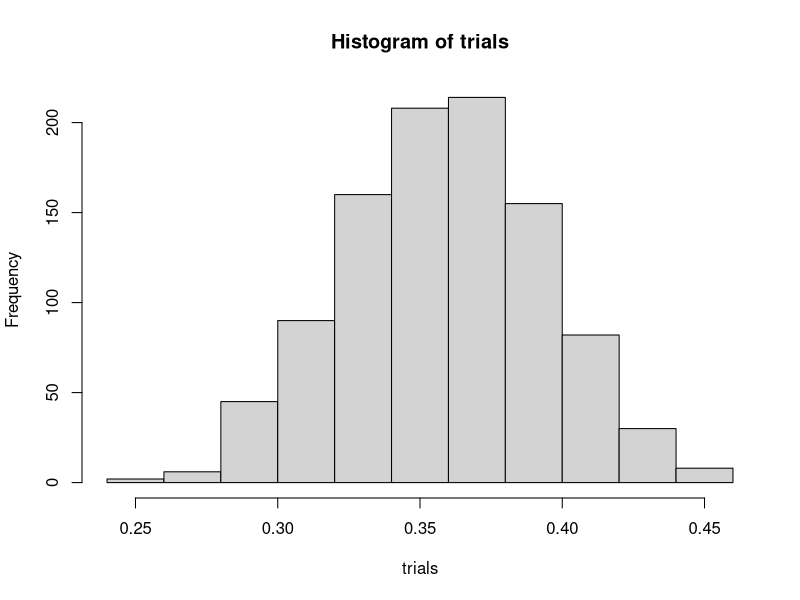

Source code (R):
# Example: Obama's handling economy example

resample.statistic <- function(data, size=200, 
                               replace = TRUE, fun.name) {
  draw <- sample(data, size, replace)
  pos.rate <- fun.name(draw)/size
  return(pos.rate)
}

# positive and negative rates
sample.size <- 200
pos.response <- 72
neg.response <- 128
positive.rate <- pos.response / sample.size

hat <- c(rep(1,pos.response), rep(0,neg.response))

with.replacement <- TRUE
n.repeats <- 1000

trials <- replicate(n.repeats, 
                    resample.statistic(hat, sample.size, 
                             with.replacement, sum))
hist(trials)
ci <- quantile(trials, c(0.05, 0.95))
cat("Point Estimate: ", positive.rate, "\n")
cat("90% Confidence Interval: ",ci,"\n") 
